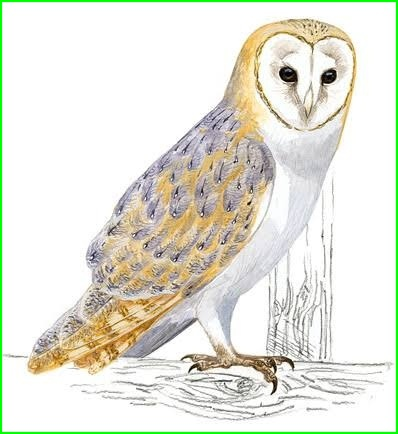
#> input picture imagenes/Lechuza-0093.jpg, 398 x 434 px, found by its file name
$ python ejemplo3_contar_objetos.py
#> lines starting #> are read from the running program, lines starting #| are printed output that depends on the picture; after the words box and inside, x2 and y2 are one past the last pixel; in counts of white or black regions, pixels touching at a corner belong together
import cv2
# Pedro Martinez 0093 imagen 38
# Cargar imagen
imagen = cv2.imread("C:\IA_Gpo3-H\VA_0093\p9-filtro-va-0093\imagenes\Lechuza-0093.jpg")
#> imagen is the input picture: shape (434, 398, 3); mean B, G, R 217.8, 229.5, 228.7

# Comprobar imagen
if imagen is None:
    print("Error: no se pudo cargar la imagen.")
    exit()

# Convertir a escala de grises
gris = cv2.cvtColor(imagen, cv2.COLOR_BGR2GRAY)
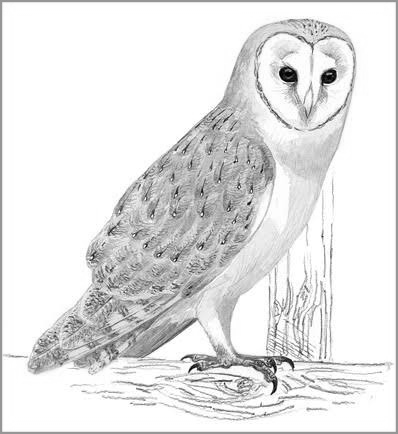
#> gris: shape (434, 398); min 0, max 255, mean 227.9

# Aplicar umbral
_, binaria = cv2.threshold(
    gris,
    127,
    255,
    cv2.THRESH_BINARY
)
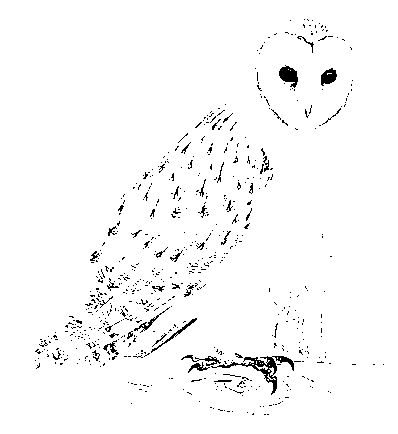
#> binaria: shape (434, 398); 97.4% white; black in thin lines or dots, all inside (x1, y1, x2, y2) = (35, 19, 384, 415)

# Encontrar contornos externos
contornos, _ = cv2.findContours(
    binaria,
    cv2.RETR_EXTERNAL,
    cv2.CHAIN_APPROX_SIMPLE
)
#> contornos = [[[0, 0], [0, 433], [397, 433], [397, 0]]]

# Crear copia
resultado = imagen.copy()

# Contador
cantidad = 0

# Analizar cada contorno
for contorno in contornos:

    # Calcular área
    area = cv2.contourArea(contorno)

    # Ignorar objetos demasiado pequeños
    if area > 500:

        cantidad += 1

        # Dibujar contorno
        cv2.drawContours(
            resultado,
            [contorno],
            -1,
            (0, 255, 0),
            2
        )

        # Obtener rectángulo
        x, y, ancho, alto = cv2.boundingRect(contorno)

        # Dibujar rectángulo
        cv2.rectangle(
            resultado,
            (x, y),
            (x + ancho, y + alto),
            (255, 0, 0),
            2
        )

        # Mostrar número del objeto
        cv2.putText(
            resultado,
            f"Objeto {cantidad}",
            (x, y - 10),
            cv2.FONT_HERSHEY_SIMPLEX,
            0.6,
            (0, 0, 255),
            2
        )
#> this loop made 1 pass
#> (contorno, area, cantidad, x, y, ancho, alto) on pass 1: ([[0, 0], [0, 433], [397, 433], [397, 0]], 171901, 1, 0, 0, 398, 434)
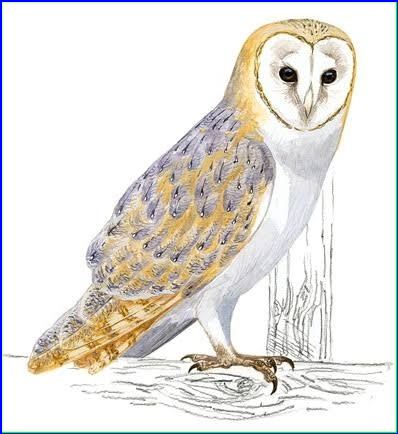
#> resultado: shape (434, 398, 3); 1.92% of pixels changed, all inside (x1, y1, x2, y2) = (0, 0, 398, 434)
#> after the loop, cantidad = 1

# Mostrar resultado
cv2.imshow("Objetos identificados 0093", resultado)

# Guardar
cv2.imwrite(
    "../resultados/ejemplo3_objetos.jpg",
    resultado
)

print("Objetos identificados:", cantidad)
#| Objetos identificados: 1
print("Resultado guardado en resultados/ejemplo3_objetos.jpg")

# Esperar
cv2.waitKey(0)

# Cerrar
cv2.destroyAllWindows()
print("Pedro Martinez 0093")
